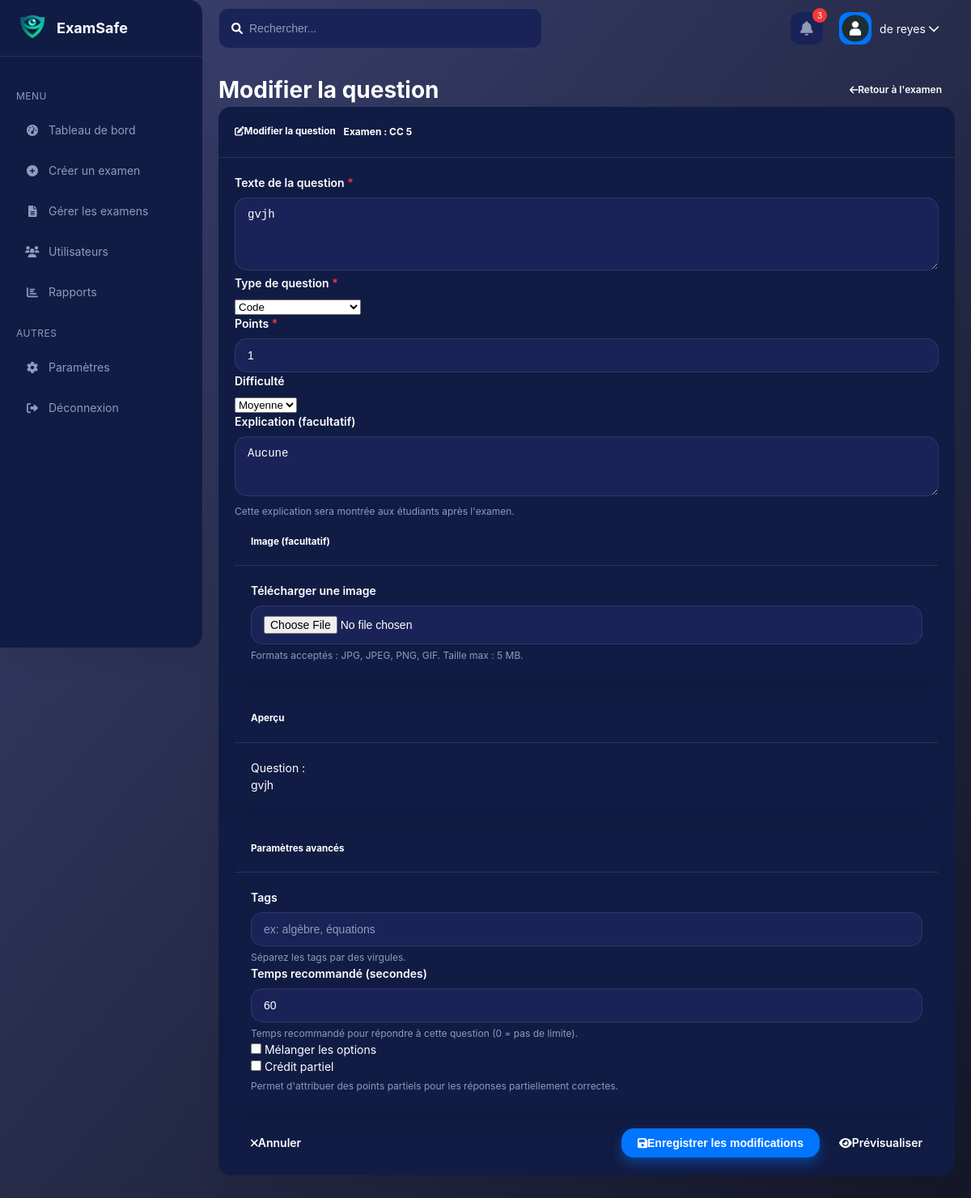
Page /admin/edit-question.php?id=11 (signed in) on the committed database.
### tables this page shows
CREATE TABLE `questions` (
  `id` int NOT NULL,
  `exam_id` int NOT NULL,
  `question_text` text NOT NULL,
  `question_type` enum('multiple_choice','single_choice','true_false','short_answer','essay') NOT NULL,
  `points` int NOT NULL DEFAULT '1',
  `difficulty` enum('easy','medium','hard') DEFAULT 'medium',
  `created_at` datetime NOT NULL DEFAULT CURRENT_TIMESTAMP,
  `updated_at` datetime DEFAULT NULL ON UPDATE CURRENT_TIMESTAMP,
  `question_type_id` int DEFAULT NULL,
  `question_order` text,
  `type` text,
  `explanation` varchar(500) NOT NULL DEFAULT 'Aucune'
);

CREATE TABLE `exams` (
  `id` int NOT NULL,
  `title` varchar(255) NOT NULL,
  `description` text,
  `subject` int NOT NULL,
  `course_id` int DEFAULT NULL,
  `duration` int NOT NULL COMMENT 'en minutes',
  `passing_score` int NOT NULL COMMENT 'en pourcentage',
  `start_date` datetime DEFAULT NULL,
  `end_date` datetime DEFAULT NULL,
  `is_proctored` tinyint(1) NOT NULL DEFAULT '0',
  `status` enum('draft','published','scheduled','completed') NOT NULL DEFAULT 'draft',
  `created_by` int DEFAULT NULL,
  `created_at` datetime NOT NULL DEFAULT CURRENT_TIMESTAMP,
  `updated_at` datetime DEFAULT NULL ON UPDATE CURRENT_TIMESTAMP,
  `teacher_id` int DEFAULT NULL,
  `has_essay` int DEFAULT NULL,
  `randomize_questions` int DEFAULT NULL,
  `show_results` int DEFAULT NULL,
  `allow_retake` int DEFAULT NULL,
  `max_retakes` int DEFAULT NULL,
  `enable_face_recognition` int DEFAULT NULL,
  `enable_eye_tracking` int DEFAULT NULL,
  `enable_audio_monitoring` int DEFAULT NULL,
  `enable_screen_monitoring` int DEFAULT NULL,
  `question_count` int DEFAULT NULL,
  `proctoring_enabled` int DEFAULT NULL,
  `proctoring_settings` json DEFAULT NULL
);

### admin/edit-question.php (the view, shortened to what this page needs)
<?php
require_once '../includes/auth.php';
$questionId = isset($_GET['id']) ? intval($_GET['id']) : 0;
$sql = "SELECT q.*, e.title as exam_title, e.id as exam_id
        FROM questions q
        JOIN exams e ON q.exam_id = e.id
        WHERE q.id = ?";
$stmt = $conn->prepare($sql);
$stmt->bind_param("i", $questionId);
$stmt->execute();
$result = $stmt->get_result();
$question = $result->fetch_assoc();
$questionTypes = $conn->query("SELECT * FROM question_types ORDER BY name ASC");
$pageTitle = "Modifier la question";
include 'includes/header.php';
?>
<div class="container-fluid">
    <div class="row">
        <main class="col-md-9 ms-sm-auto col-lg-10 px-md-4">
            <div class="d-flex justify-content-between flex-wrap flex-md-nowrap align-items-center pt-3 pb-2 mb-3 border-bottom">
                <h1 class="h2"><?php echo $pageTitle; ?></h1>
                <div class="btn-toolbar mb-2 mb-md-0">
                    <a href="view-exam.php?id=<?php echo $question['exam_id']; ?>" class="btn btn-sm btn-outline-secondary">
                        <i class="fas fa-arrow-left me-1"></i> Retour à l'examen
                    </a>
                </div>
            </div>
            <div class="card">
                <div class="card-header">
                    <div class="d-flex justify-content-between align-items-center">
                        <h5 class="mb-0">
                            <i class="fas fa-edit me-2"></i>Modifier la question
                        </h5>
                        <span class="badge bg-primary">
                            Examen : <?php echo htmlspecialchars($question['exam_title']); ?>
                        </span>
                    </div>
                </div>
                <div class="card-body">
                    <form action="" method="post" enctype="multipart/form-data" id="questionForm">
                        <div class="row">
                            <div class="col-md-8">
                                <div class="mb-3">
                                    <label for="question_text" class="form-label">Texte de la question <span class="text-danger">*</span></label>
                                    <textarea class="form-control" id="question_text" name="question_text" rows="4" required><?php echo htmlspecialchars($question['question_text']); ?></textarea>
                                </div>
                                <div class="row">
                                    <div class="col-md-6">
                                        <div class="mb-3">
                                            <label for="question_type" class="form-label">Type de question <span class="text-danger">*</span></label>
                                            <select class="form-select" id="question_type" name="question_type" required>
                                                <?php while ($type = $questionTypes->fetch_assoc()): ?>
                                                    <option value="<?php echo $type['id']; ?>" <?php echo ($question['question_type_id'] === $type['id']) ? 'selected' : ''; ?>>
                                                        <?php echo htmlspecialchars($type['name']); ?>
                                                    </option>
                                                <?php endwhile; ?>
                                            </select>
                                        </div>
                                    </div>
                                    <div class="col-md-3">
                                        <div class="mb-3">
                                            <label for="points" class="form-label">Points <span class="text-danger">*</span></label>
                                            <input type="number" class="form-control" id="points" name="points" min="1" value="<?php echo $question['points']; ?>" required>
                                        </div>
                                    </div>
                                    <div class="col-md-3">
                                        <div class="mb-3">
                                            <label for="difficulty" class="form-label">Difficulté</label>
                                            <select class="form-select" id="difficulty" name="difficulty">
                                                <option value="medium" <?php echo ($question['difficulty'] === 'medium') ? 'selected' : ''; ?>>Moyenne</option>
                                            </select>
                                        </div>
                                    </div>
                                </div>
                                <div class="mb-3 mt-4">
                                    <label for="explanation" class="form-label">Explication (facultatif)</label>
                                    <textarea class="form-control" id="explanation" name="explanation" rows="3" placeholder="Explication de la réponse correcte"><?php echo htmlspecialchars($question['explanation']); ?></textarea>
                                    <div class="form-text">Cette explication sera montrée aux étudiants après l'examen.</div>
                                </div>
                            </div>
                            <div class="col-md-4">
                                <div class="card mb-3">
                                    <div class="card-header">
                                        <h5 class="mb-0">Image (facultatif)</h5>
                                    </div>
                                    <div class="card-body">
                                        <div class="mb-3">
                                            <label for="question_image" class="form-label">Télécharger une image</label>
                                            <input class="form-control" type="file" id="question_image" name="question_image" accept="image/*">
                                            <div class="form-text">Formats acceptés : JPG, JPEG, PNG, GIF. Taille max : 5 MB.</div>
                                        </div>
                                    </div>
                                </div>
                                <div class="card mb-3">
                                    <div class="card-header">
                                        <h5 class="mb-0">Aperçu</h5>
                                    </div>
                                    <div class="card-body">
                                        <div id="question_preview">
                                            <p class="fw-bold">Question :</p>
                                            <p id="preview_text"><?php echo htmlspecialchars($question['question_text']); ?></p>
                                        </div>
                                    </div>
                                </div>
                                <div class="card">
                                    <div class="card-header">
                                        <h5 class="mb-0">Paramètres avancés</h5>
                                    </div>
                                    <div class="card-body">
                                        <div class="mb-3">
                                            <label for="tags" class="form-label">Tags</label>
                                            <input type="text" class="form-control" id="tags" name="tags" value="<?php echo htmlspecialchars($question['tags'] ?? ''); ?>" placeholder="ex: algèbre, équations">
                                            <div class="form-text">Séparez les tags par des virgules.</div>
                                        </div>
                                        <div class="mb-3">
                                            <label for="time_limit" class="form-label">Temps recommandé (secondes)</label>
                                            <input type="number" class="form-control" id="time_limit" name="time_limit" value="<?php echo $question['time_limit'] ?? 60; ?>" min="0">
                                            <div class="form-text">Temps recommandé pour répondre à cette question (0 = pas de limite).</div>
                                        </div>
                                        <div class="form-check form-switch mb-3">
                                            <input class="form-check-input" type="checkbox" id="shuffle_options" name="shuffle_options" <?php echo ($question['shuffle_options'] ?? 0) ? 'checked' : ''; ?>>
                                            <label class="form-check-label" for="shuffle_options">Mélanger les options</label>
                                        </div>
                                        <div class="form-check form-switch mb-3">
                                            <input class="form-check-input" type="checkbox" id="partial_credit" name="partial_credit" <?php echo ($question['partial_credit'] ?? 0) ? 'checked' : ''; ?>>
                                            <label class="form-check-label" for="partial_credit">Crédit partiel</label>
                                            <div class="form-text">Permet d'attribuer des points partiels pour les réponses partiellement correctes.</div>
                                        </div>
                                    </div>
                                </div>
                            </div>
                        </div>
                        <div class="d-flex justify-content-between mt-4">
                            <a href="view-exam.php?id=<?php echo $question['exam_id']; ?>" class="btn btn-outline-secondary">
                                <i class="fas fa-times me-1"></i> Annuler
                            </a>
                            <div>
                                <button type="submit" name="save_draft" class="btn btn-primary me-2">
                                    <i class="fas fa-save me-1"></i> Enregistrer les modifications
                                </button>
                                <a href="preview-question.php?id=<?php echo $questionId; ?>" class="btn btn-outline-info" target="_blank">
                                    <i class="fas fa-eye me-1"></i> Prévisualiser
                                </a>
                            </div>
                        </div>
                    </form>
                </div>
            </div>
        </main>
    </div>
</div>
<?php include 'includes/footer.php'; ?>

### assets/css/admin.css (style rules this page uses)
:root { --primary-color: #0075ff; --primary-hover: #0061d5; --secondary-color: #344767; --background-dark: #0f1535; --background-card: #111c44; --background-card-light: #1a2357; --text-color: #ffffff; --text-muted: #8f9bba; --success-color: #01b574; --danger-color: #f53939; --warning-color: #ffb547; --info-color: #0075ff; --border-color: #2d3867; --sidebar-width: 250px; --header-height: 70px; --border-radius: 15px; --card-shadow: 0 20px 27px 0 rgba(0, 0, 0, 0.05); --transition: all 0.3s ease; }
* { margin: 0; padding: 0; box-sizing: border-box; }
body { font-family: "Plus Jakarta Display", -apple-system, BlinkMacSystemFont, "Segoe UI", Roboto, Oxygen, Ubuntu, Cantarell, "Open Sans", "Helvetica Neue", sans-serif; background-color: var(--background-dark); background-image: linear-gradient(310deg, #141727 0%, #3a416f 100%); color: var(--text-color); line-height: 1.5; font-size: 14px; min-height: 100vh; }
a { text-decoration: none; color: inherit; }
.card { background-color: var(--background-card); border-radius: var(--border-radius); box-shadow: var(--card-shadow); margin-bottom: 20px; overflow: hidden; }
.card-header { padding: 20px; border-bottom: 1px solid rgba(255, 255, 255, 0.1); display: flex; justify-content: space-between; align-items: center; }
.card-body { padding: 20px; }
.badge { display: inline-block; padding: 5px 10px; font-size: 12px; font-weight: 700; border-radius: 8px; line-height: 1; }
.form-label { display: block; margin-bottom: 8px; font-weight: 600; color: var(--text-color); }
.form-control { width: 100%; padding: 12px 15px; border: 1px solid rgba(255, 255, 255, 0.1); border-radius: 15px; background-color: var(--background-card-light); color: var(--text-color); font-size: 14px; transition: border-color 0.15s ease-in-out; }
.form-control::placeholder { color: var(--text-muted); }
.form-text { margin-top: 5px; font-size: 12px; color: var(--text-muted); }
.btn { display: inline-flex; align-items: center; justify-content: center; padding: 10px 20px; font-size: 14px; font-weight: 600; border-radius: 15px; border: none; cursor: pointer; transition: all 0.3s ease; }
.btn-primary { background-color: var(--primary-color); color: white; box-shadow: 0 7px 14px rgba(0, 117, 255, 0.4); }
.btn-sm { padding: 8px 16px; font-size: 12px; }
.d-flex { display: flex; }
.align-items-center { align-items: center; }
.justify-content-between { justify-content: space-between; }
.text-danger { color: var(--danger-color); }

### rows in the picture
questions: exam.title "CC 5", question_text "gvjh", points "1", difficulty "Moyenne", explanation "Aucune"

### other values in the picture
$_SESSION['username'] "de reyes"
$pageTitle "Modifier la question"
form field question_type "Code"
